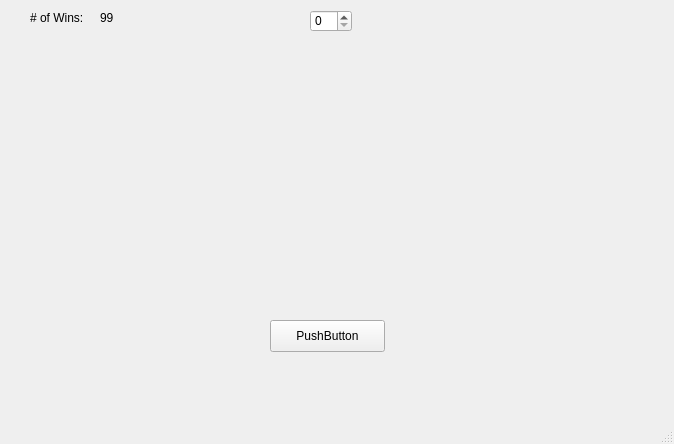
<?xml version="1.0" encoding="UTF-8"?>
<ui version="4.0">
 <class>MainWindow</class>
 <widget class="QMainWindow" name="MainWindow">
  <property name="geometry">
   <rect>
    <x>0</x>
    <y>0</y>
    <width>674</width>
    <height>444</height>
   </rect>
  </property>
  <property name="windowTitle">
   <string>MainWindow</string>
  </property>
  <widget class="QWidget" name="centralwidget">
   <widget class="QPushButton" name="rollButton">
    <property name="geometry">
     <rect>
      <x>270</x>
      <y>320</y>
      <width>115</width>
      <height>32</height>
     </rect>
    </property>
    <property name="text">
     <string>PushButton</string>
    </property>
   </widget>
   <widget class="QLabel" name="die1View">
    <property name="geometry">
     <rect>
      <x>110</x>
      <y>40</y>
      <width>181</width>
      <height>171</height>
     </rect>
    </property>
    <property name="text">
     <string/>
    </property>
    <property name="pixmap">
     <pixmap resource="crapsResources.qrc">:/6</pixmap>
    </property>
   </widget>
   <widget class="QLabel" name="die2View">
    <property name="geometry">
     <rect>
      <x>380</x>
      <y>40</y>
      <width>181</width>
      <height>181</height>
     </rect>
    </property>
    <property name="text">
     <string/>
    </property>
    <property name="pixmap">
     <pixmap resource="crapsResources.qrc">:/6</pixmap>
    </property>
   </widget>
   <widget class="QSpinBox" name="spinBox">
    <property name="geometry">
     <rect>
      <x>310</x>
      <y>10</y>
      <width>42</width>
      <height>22</height>
     </rect>
    </property>
   </widget>
   <widget class="QLabel" name="label">
    <property name="geometry">
     <rect>
      <x>30</x>
      <y>10</y>
      <width>58</width>
      <height>16</height>
     </rect>
    </property>
    <property name="text">
     <string># of Wins:</string>
    </property>
   </widget>
   <widget class="QLabel" name="winsCountValueUI">
    <property name="geometry">
     <rect>
      <x>100</x>
      <y>10</y>
      <width>58</width>
      <height>16</height>
     </rect>
    </property>
    <property name="text">
     <string>99</string>
    </property>
   </widget>
  </widget>
  <widget class="QMenuBar" name="menubar">
   <property name="geometry">
    <rect>
     <x>0</x>
     <y>0</y>
     <width>674</width>
     <height>24</height>
    </rect>
   </property>
  </widget>
  <widget class="QStatusBar" name="statusbar"/>
 </widget>
 <resources>
  <include location="crapsResources.qrc"/>
 </resources>
 <connections/>
</ui>
